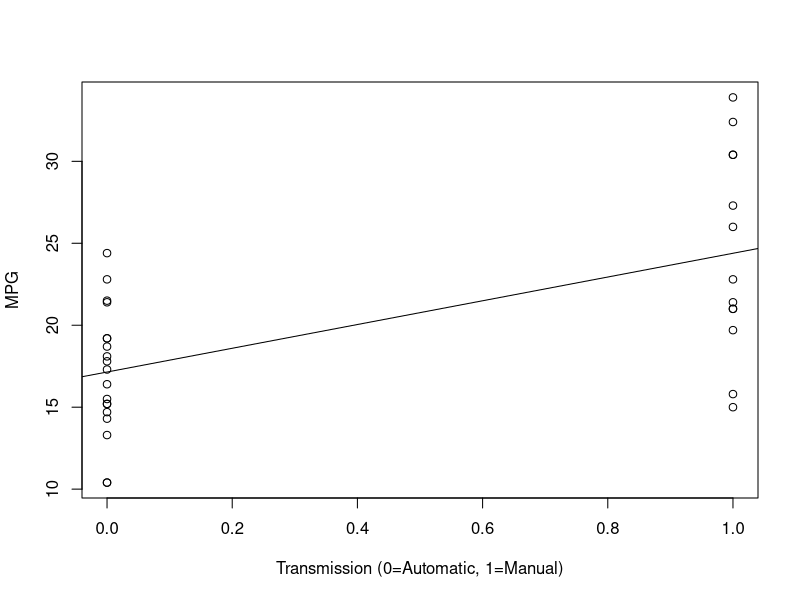
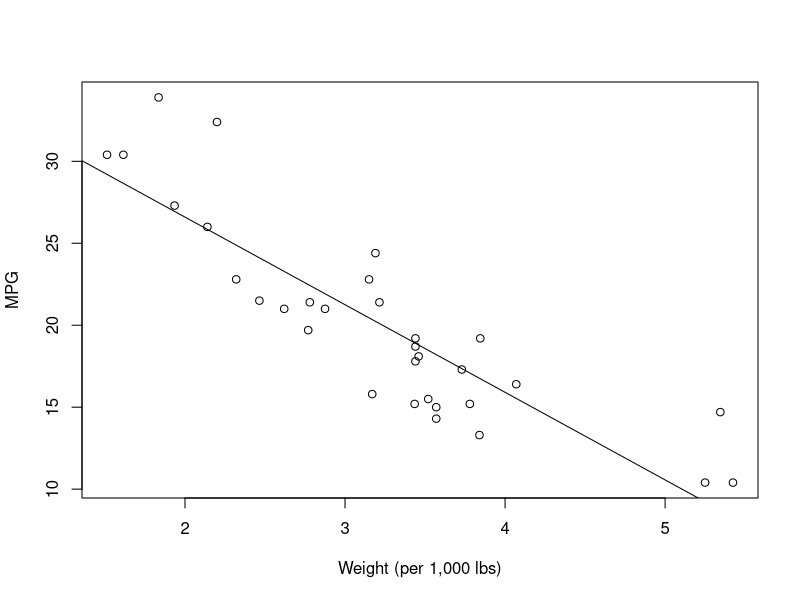
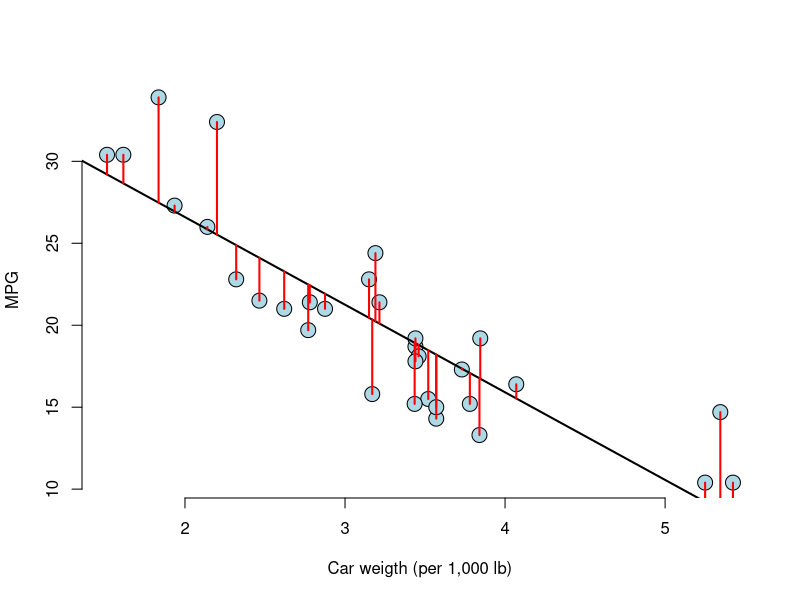

The R script that drew these images, in order:
## ---- chunk 1
library(knitr)
data(mtcars)
## ---- chunk 2
avgTransMPG <- aggregate(x = mtcars$mpg, by=list(mtcars$am), mean)
colnames(avgTransMPG)[1:2] <- c("Transmission", "MPG")
## ---- chunk 3
kable(avgTransMPG)
## ---- chunk 4
avgWeightMPG <- aggregate(x = mtcars$mpg, by=list(round(mtcars$wt, 0)), mean)
colnames(avgWeightMPG)[1:2] <- c("Weight (per 1,000 lb)", "MPG")
kable(avgWeightMPG)
## ---- chunk 5
summary(lm(mpg ~ . , data=mtcars))$coef
## ---- chunk 6
x <- mtcars$wt
y <- mtcars$mpg
n <- length(y)
fit <- lm(y ~ x)
summary(fit)$coef
## ---- chunk 7
e <- resid(fit)
yhat <- predict(fit)
max(abs(e -(y - yhat)))
## ---- chunk 8
plot(mtcars$am, mtcars$mpg, xlab="Transmission (0=Automatic, 1=Manual)", ylab="MPG")
abline(lm(mtcars$mpg ~ mtcars$am))
## ---- chunk 9
plot(mtcars$wt, mtcars$mpg, xlab="Weight (per 1,000 lbs)", ylab="MPG")
abline(lm(mtcars$mpg ~ mtcars$wt))
## ---- chunk 10
plot(x, y,  
     xlab = "Car weigth (per 1,000 lb)", 
     ylab = "MPG", 
     bg = "lightblue", 
     col = "black", cex = 2, pch = 21,frame = FALSE)
abline(fit, lwd = 2)
for (i in 1 : n) 
  lines(c(x[i], x[i]), c(y[i], yhat[i]), col = "red" , lwd = 2)
